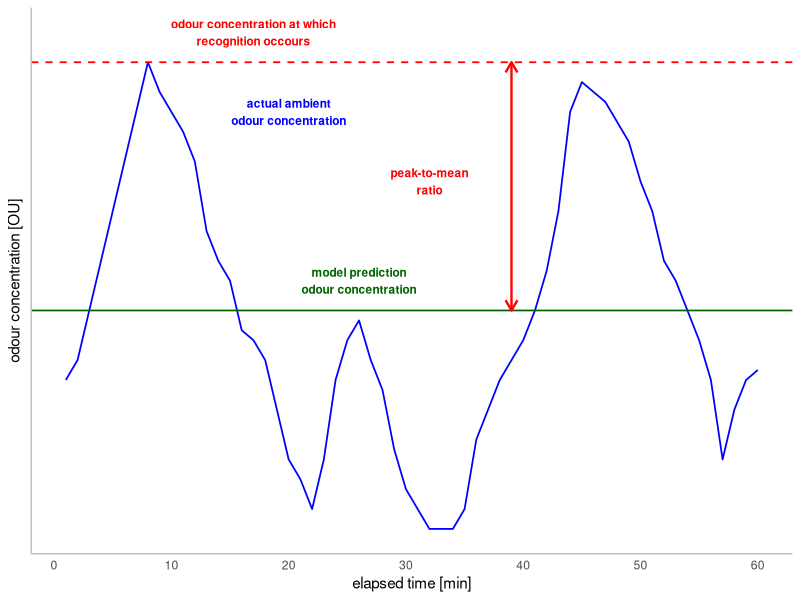

R code for this plot:

library(tidyverse)

y <- c(1.8, 2.0, 2.5, 3.0, 3.5, 4.0, 4.5, 5.0, 4.7, 4.5, 4.3, 4.0, 
       3.3, 3.0, 2.8, 2.3, 2.2, 2.0, 1.5, 1.0, 0.8, 0.5, 1.0, 1.8,
       2.2, 2.4, 2.0, 1.7, 1.1, 0.7, 0.5, 0.3, 0.3, 0.3, 0.5, 1.2,
       1.5, 1.8, 2.0, 2.2, 2.5, 2.9, 3.5, 4.5, 4.8, 4.7, 4.6, 4.4, 
       4.2, 3.8, 3.5, 3.0, 2.8, 2.5, 2.2, 1.8, 1.0, 1.5, 1.8, 1.9)

x = 1:length(y)

mydf <- data.frame(x=x, y=y)


mydf %>% 
  ggplot()+
  geom_line(aes(x = x, y = y), colour = "blue", size = 0.6)+
  annotate("text", x = 20, y= 4.5, 
           label = "actual ambient\nodour concentration",
           color = "blue", size = 3, fontface = "bold")+
  scale_x_continuous(n.breaks = 6, minor_breaks = 1:60)+
  scale_y_continuous()+
  labs(x = "elapsed time [min]", y = "odour concentration [OU]" )+
  geom_hline(yintercept = 2.5, colour="darkgreen", linetype = "solid", size=0.6)+
  annotate("text", x = 26, y= 2.8, 
           label = "model prediction\nodour concentration",
           color = "darkgreen", size=3, fontface = "bold")+
  geom_hline(yintercept = 5, colour = "red", linetype = "dashed", size=0.6)+
  annotate("segment", x = 39, xend = 39, y = 2.5, yend = 5,
           colour = "red", size=0.8, linetype= "solid",
           arrow = arrow(ends = "both", length = unit(.3,"cm"))
  )+
  annotate("text", x = 32, y= 3.8, 
           label = "peak-to-mean\nratio",
           color = "red", size=3, fontface = "bold")+
  annotate("text", x = 17, y= 5.3, 
           label = "odour concentration at which\nrecognition occours",
           color = "red", size=3, fontface = "bold")+
  theme_minimal()+
  theme(panel.grid = element_blank(),
        axis.text.y = element_blank(),
        axis.line = element_line(colour = "gray"))
